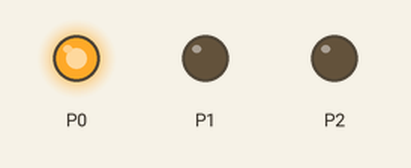
This program was run on a simulated BBC micro:bit running MicroPython. Shown: output pins drawn as LEDs (lit = HIGH).

Above: at 0.05 s.
At 0.6 s:
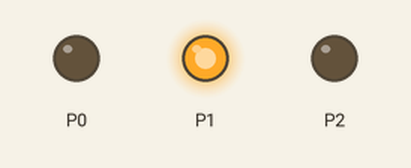
At 1.15 s:
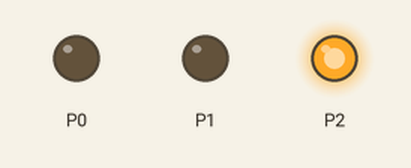
At 2.25 s:
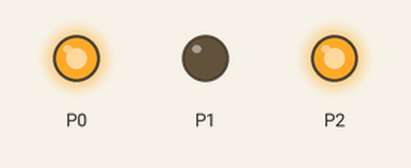
At 3.35 s:
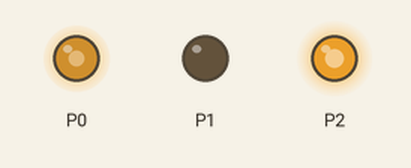
At 4.5 s:
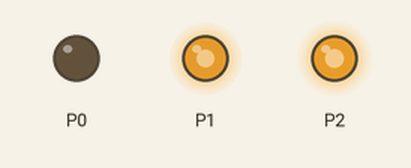
Timing chart, 0 to 5.9 s (numbered marks = the images above):
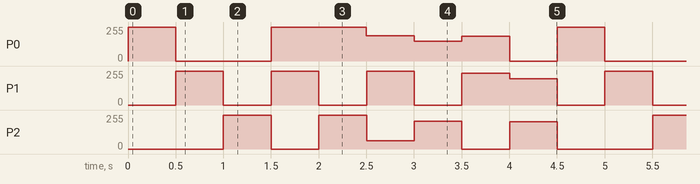

Measured:
- by itself, P0: repeats every 4.5 s: 0/255 1.0 s, 254/255 1.0 s, 191/255 0.50 s, 148/255 0.50 s, 187/255 0.50 s, 0/255 0.50 s, 254/255 0.50 s
- by itself, P1: repeats every 4.5 s: 2 × (0/255 0.50 s, 254/255 0.50 s), 0/255 0.50 s, 237/255 0.50 s, 196/255 0.50 s, 0/255 0.50 s, 254/255 0.50 s
- by itself, P2: repeats every 4.5 s: 0/255 0.50 s, 254/255 0.50 s, 62/255 0.50 s, 210/255 0.50 s, 0/255 0.50 s, 204/255 0.50 s, 0/255 1.0 s, 254/255 0.50 s

The program:

__LED__.py
```python
from microbit import *

"""
 ×Ô¶¨ÒåÒ»¸öRGB LEDº¯Êý
"""
def RGB_LED(red,green,blue,nms):
    i_red = red * 4
    i_green = green *4
    i_blue = blue * 4
    pin0.write_analog(i_red)
    pin1.write_analog(i_green)
    pin2.write_analog(i_blue)
    sleep(nms)

while True:
    RGB_LED(255,0,0,500)
    RGB_LED(0,255,0,500)
    RGB_LED(0,0,255,500)
    RGB_LED(255,255,0,500)
    RGB_LED(255,0,255,500)
    RGB_LED(192,255,62,500)
    RGB_LED(148,0,211,500)
    RGB_LED(188,238,0,500)
    RGB_LED(0,197,205,500)

    
```
